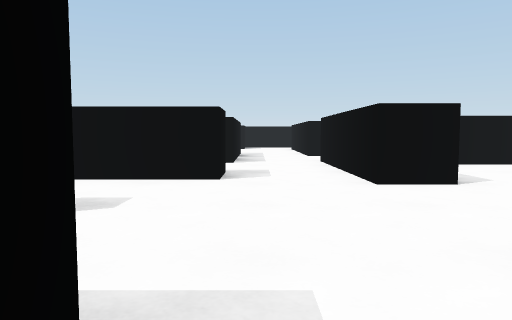
[1] (above)

24 first-person views from a walk through a Unity game level. The camera is 0.62 m above the floor, tilts 4° down and sees 70° across. The floor is counted in squares, 1 m on a side. Each view is taken from the middle of a square. On the plan, view 1 faces up. The plan holds only what a view shows up to about 10 squares ahead; the rest is blank. The player character is not drawn.

[2]
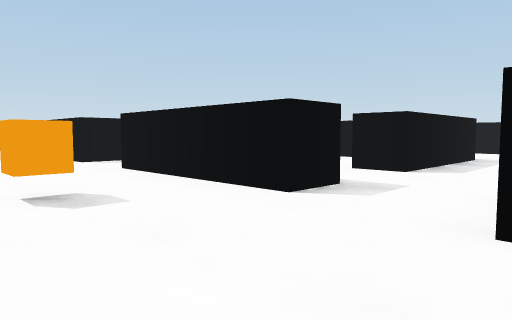

[3]
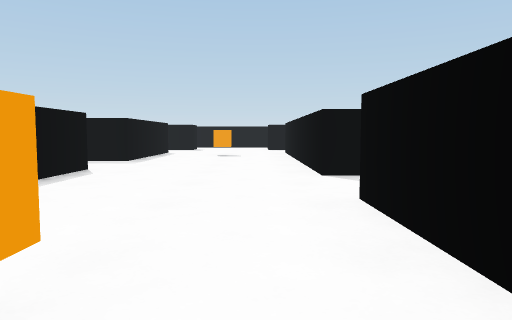

[4]
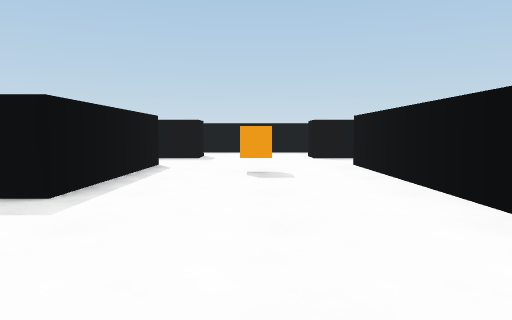

[5]
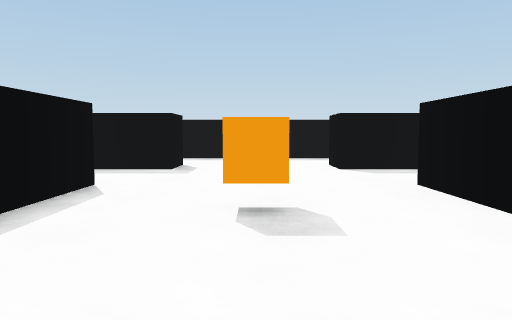

[6]
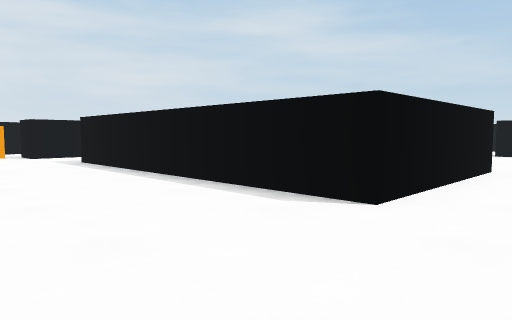

[7]
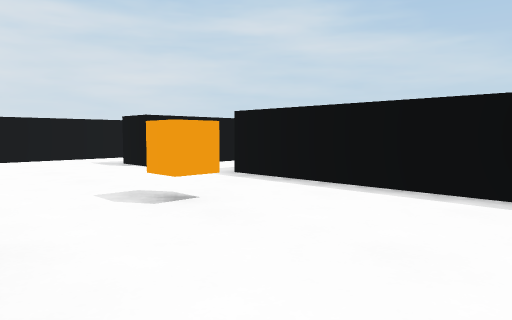

[8]
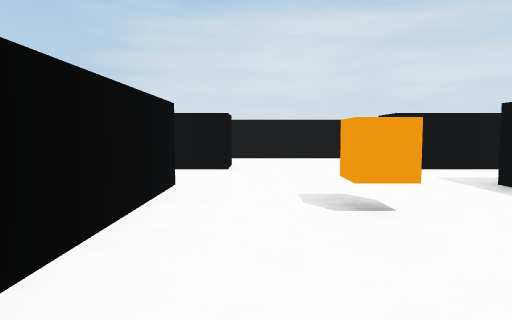

[9]
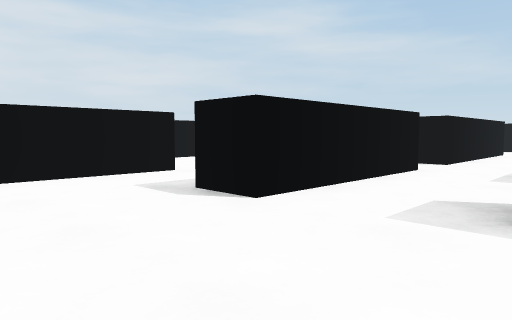

[10]
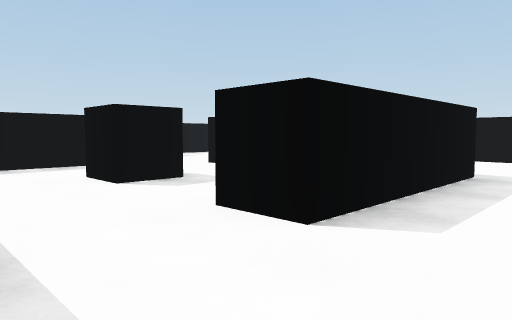

[11]
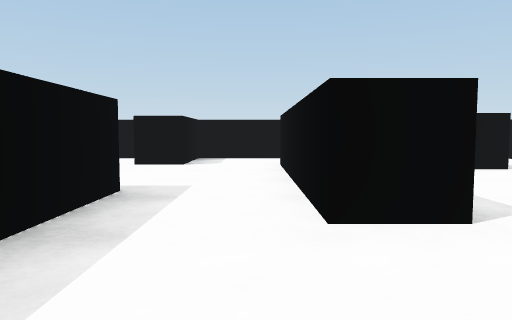

[12]
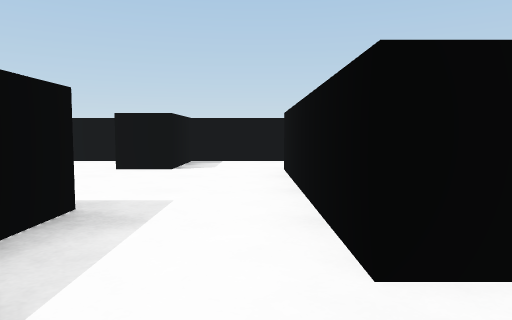

[13]
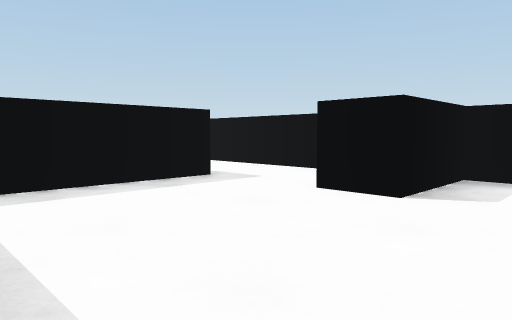

[14]
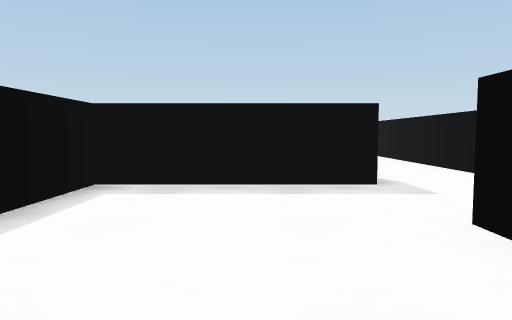

[15]
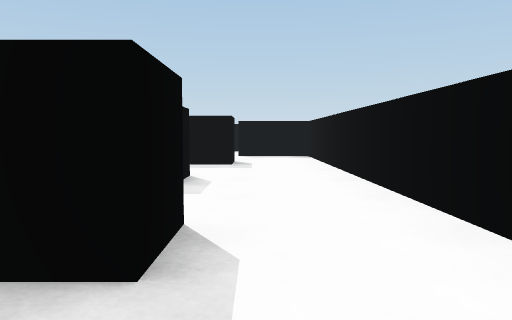

[16]
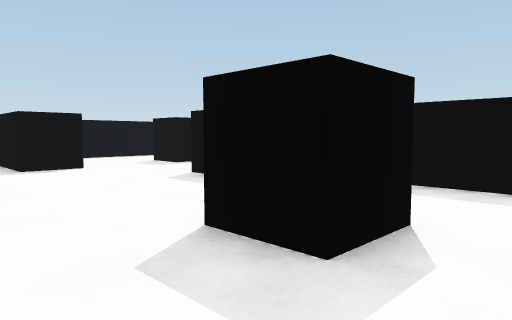

[17]
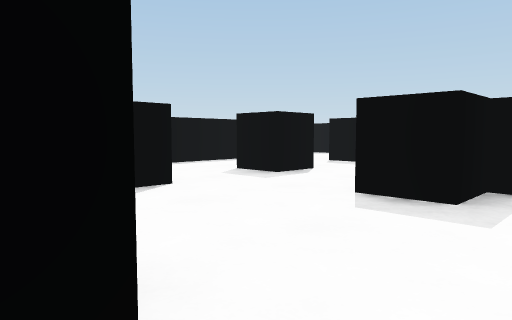

[18]
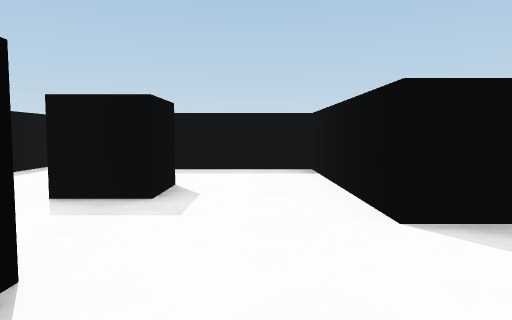

[19]
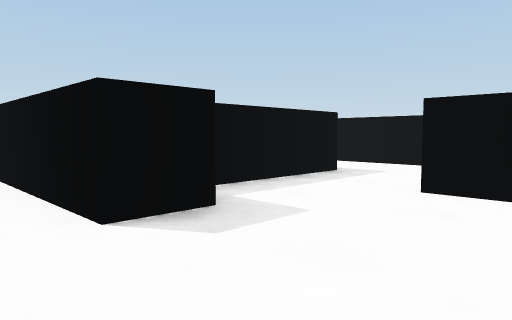

[20]
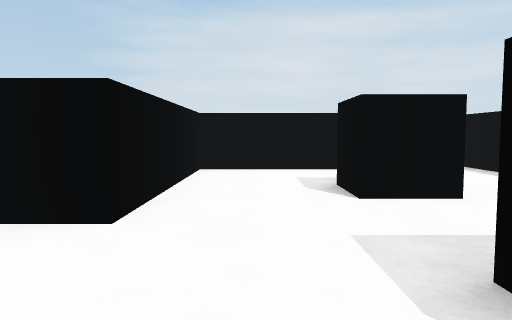

[21]
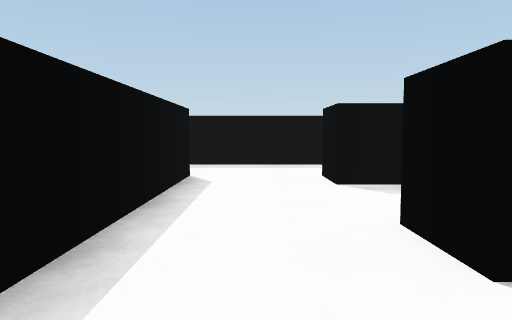

[22]
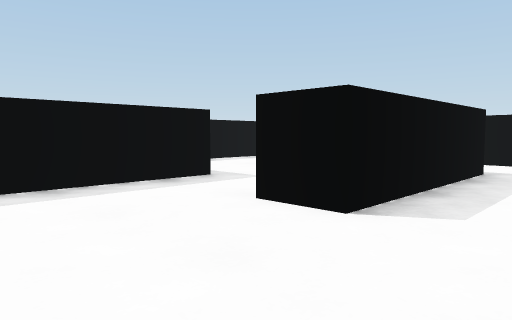

[23]
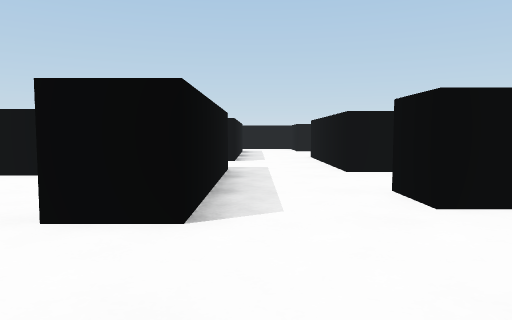

[24]
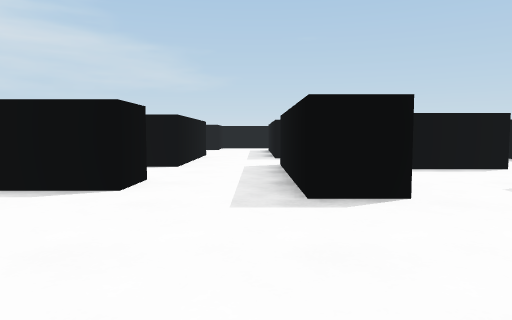

### Floor plan
Key: @ floor where view 1 was taken; # wall or solid block; . floor; C orange cube; B black block; L black cube; O other object.
Columns run from 22 left of view 1 to 8 right of it. Each row starts with its distance up from view 1.
 18           ###############
 17           ...........B...
 16           ...........B..
 15             #..L..#.....#  L
 14             #..L..#.....# ..
 13             #.....#.....# ..
 12       #..#  ##...#####..#..
 11       #..#####...#####..#.
 10       ...#...........#....
  9 #.    ...#..L..#..L..#...
  8 #..####.....L..#..L.....####
  7  .... #........#........# ..
  6    ...#..#######.   ##..#..
  5    #..#..#######..####..#..#
  4    #.......................#
  3    #......C.........C......#
  2    #.......................#
  1    #..#..####..#######..#..#
  0    ...#..#  #..#      @.# ...
 -1    ...#...    .#      ..#   ..#
 -2    ####..#    .#      ..#    .#
 -3        ..#    .       ...
 -4       ...#    ..      ..#
 -5       #..#     .       .#
 -6                .       .#
 -7                .       .#
 -8                O       .#
 -9                O

Where each view was taken, in squares from view 1:
view 1: 0 up, 0 right, facing up
view 2: 2 up, 2 right, facing up-left
view 3: 4 up, 1 left, facing left
view 4: 3 up, 6 left, facing left
view 5: 3 up, 9 left, facing left
view 6: 4 up, 9 left, facing down-right
view 7: 5 up, 5 left, facing down-right
view 8: 4 up, 5 left, facing right
view 9: 4 up, 1 left, facing down-right
view 10: 6 up, 1 right, facing up-left
view 11: 8 up, 1 right, facing up
view 12: 9 up, 1 right, facing up
view 13: 12 up, 1 right, facing up-left
view 14: 14 up, 1 right, facing left
view 15: 16 up, 2 left, facing left
view 16: 16 up, 5 left, facing down-left
view 17: 13 up, 5 left, facing down-left
view 18: 10 up, 6 left, facing left
view 19: 10 up, 6 left, facing up-left
view 20: 10 up, 8 left, facing right
view 21: 7 up, 8 left, facing left
view 22: 2 up, 14 left, facing up-left
view 23: 2 up, 15 left, facing up
view 24: 5 up, 15 left, facing down
